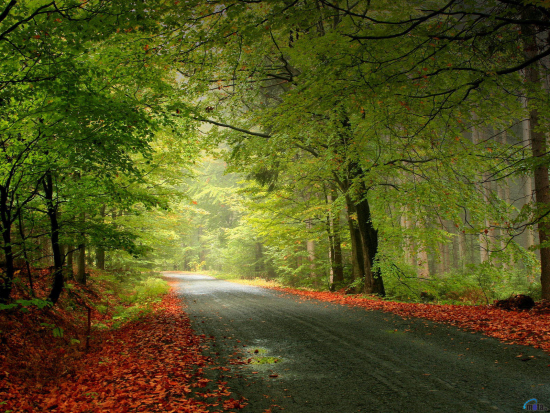
#> input picture nature.png, 550 x 413 px
$ jupyter execute Image_segmentation.ipynb
#> lines starting #> are read from the running program, lines starting #| are printed output that depends on the picture
[cell 1]
import cv2
import pandas as pd
import numpy as np
import matplotlib.pyplot as plt

[cell 2]
img=cv2.imread("nature.png")
#> img is the input picture: shape (413, 550, 3); mean B, G, R 30.7, 82.1, 82.7
img=cv2.cvtColor(img,cv2.COLOR_BGR2RGB)

[cell 3]
plt.imshow(img)

[cell 4]
original_shape=img.shape
#> original_shape = (413, 550, 3)

[cell 5]
#Flatten the shape of the image:
all_pixels=img.reshape((-1,3))

[cell 6]
all_pixels.shape
#> Out = (227150, 3)

[cell 7]
from sklearn.cluster import KMeans

[cell 8]
dominant_colors=10
km=KMeans(n_clusters=dominant_colors)
km.fit(all_pixels)

[cell 9]
centers=km.cluster_centers_

[cell 10]
centers

[cell 11]
centers=np.array(centers,dtype="uint")

[cell 12]
centers

[cell 13]
i=1
plt.figure(0,figsize=(8,2))
colors=[]
for each_col in centers:
    plt.subplot(1,12,i)
    plt.axis("off")
    i+=1

    colors.append(each_col)

    a=np.zeros((10,10,3),dtype="uint")
    a[:,:,:]=each_col
    plt.imshow(a)
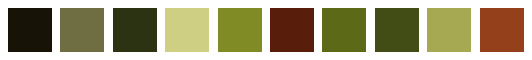
#> figure drawn by matplotlib, 10 panels

[cell 14]
new_img=np.zeros((413*550, 3),dtype="uint")

[cell 15]
new_img.shape

[cell 16]
for ix in range(new_img.shape[0]):
    new_img[ix]=colors[km.labels_[ix]]
new_img=new_img.reshape((original_shape))
plt.imshow(new_img)
plt.show()
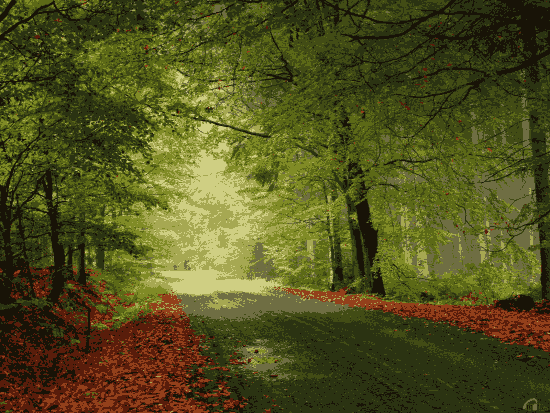
#> shown: shape (413, 550, 3); mean R, G, B 82.2, 81.6, 30.2
